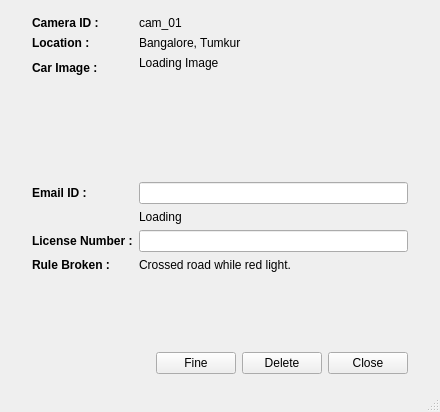
<?xml version="1.0" encoding="UTF-8"?>
<ui version="4.0">
 <class>ResourceKeyboard</class>
 <widget class="QMainWindow" name="ResourceKeyboard">
  <property name="geometry">
   <rect>
    <x>0</x>
    <y>0</y>
    <width>440</width>
    <height>412</height>
   </rect>
  </property>
  <property name="windowTitle">
   <string>Details</string>
  </property>
  <widget class="QWidget" name="centralwidget">
   <layout class="QVBoxLayout" name="verticalLayout">
    <property name="leftMargin">
     <number>32</number>
    </property>
    <property name="topMargin">
     <number>16</number>
    </property>
    <property name="rightMargin">
     <number>32</number>
    </property>
    <property name="bottomMargin">
     <number>16</number>
    </property>
    <item>
     <layout class="QFormLayout" name="formLayout">
      <item row="0" column="0">
       <widget class="QLabel" name="cam_id_label">
        <property name="font">
         <font>
          <weight>75</weight>
          <bold>true</bold>
         </font>
        </property>
        <property name="text">
         <string>Camera ID : </string>
        </property>
       </widget>
      </item>
      <item row="0" column="1">
       <widget class="QLabel" name="cam_id">
        <property name="text">
         <string>cam_01</string>
        </property>
       </widget>
      </item>
      <item row="1" column="0">
       <widget class="QLabel" name="location_label">
        <property name="font">
         <font>
          <weight>75</weight>
          <bold>true</bold>
         </font>
        </property>
        <property name="text">
         <string>Location :</string>
        </property>
       </widget>
      </item>
      <item row="1" column="1">
       <widget class="QLabel" name="location">
        <property name="text">
         <string>Bangalore, Tumkur</string>
        </property>
       </widget>
      </item>
      <item row="2" column="0">
       <widget class="QLabel" name="car_image_label">
        <property name="font">
         <font>
          <weight>75</weight>
          <bold>true</bold>
         </font>
        </property>
        <property name="text">
         <string>Car Image :</string>
        </property>
       </widget>
      </item>
      <item row="2" column="1">
       <widget class="QLabel" name="car_image">
        <property name="minimumSize">
         <size>
          <width>250</width>
          <height>120</height>
         </size>
        </property>
        <property name="text">
         <string>Loading Image</string>
        </property>
        <property name="alignment">
         <set>Qt::AlignLeading|Qt::AlignLeft|Qt::AlignTop</set>
        </property>
       </widget>
      </item>
      <item row="3" column="0">
       <widget class="QLabel" name="car_color_label">
        <property name="font">
         <font>
          <weight>75</weight>
          <bold>true</bold>
         </font>
        </property>
        <property name="text">
         <string>Email ID : </string>
        </property>
       </widget>
      </item>
      <item row="3" column="1">
       <widget class="QLineEdit" name="email_edit">
        <property name="text">
         <string></string>
        </property>
       </widget>
      </item>
      <item row="4" column="0">
       <widget class="QLabel" name="license_image_label">
        <property name="font">
         <font>
          <weight>75</weight>
          <bold>true</bold>
         </font>
        </property>
        <property name="text">
         <string></string>

        </property>
       </widget>
      </item>
      <item row="4" column="1">
       <widget class="QLabel" name="license_image">
        <property name="minimumSize">
         <size>
          <width>5</width>
          <height>5</height>
         </size>
        </property>
        <property name="text">
         <string>Loading</string>
        </property>
        <property name="alignment">
         <set>Qt::AlignLeading|Qt::AlignLeft|Qt::AlignTop</set>
        </property>
       </widget>
      </item>
      <item row="6" column="0">
       <widget class="QLabel" name="rule_label">
        <property name="font">
         <font>
          <weight>75</weight>
          <bold>true</bold>
         </font>
        </property>
        <property name="text">
         <string>Rule Broken :</string>
        </property>
       </widget>
      </item>
      <item row="6" column="1">
       <widget class="QLabel" name="rule">
        <property name="text">
         <string>Crossed road while red light.</string>
        </property>
       </widget>
      </item>
      <item row="5" column="0">
       <widget class="QLabel" name="license_number_label">
        <property name="font">
         <font>
          <weight>75</weight>
          <bold>true</bold>
         </font>
        </property>
        <property name="text">
         <string>License Number :</string>
        </property>
       </widget>
      </item>
      <item row="5" column="1">
       <widget class="QLineEdit" name="license_number_lineedit"/>
      </item>
     </layout>
    </item>
    <item>
     <layout class="QHBoxLayout" name="horizontalLayout">
      <item>
       <spacer name="horizontalSpacer">
        <property name="orientation">
         <enum>Qt::Horizontal</enum>
        </property>
        <property name="sizeHint" stdset="0">
         <size>
          <width>98</width>
          <height>20</height>
         </size>
        </property>
       </spacer>
      </item>
      <item>
       <widget class="QPushButton" name="ticket_button">
        <property name="text">
         <string>Fine</string>
        </property>
       </widget>
      </item>
      <item>
       <widget class="QPushButton" name="delete_button">
        <property name="text">
         <string>Delete</string>
        </property>
       </widget>
      </item>
      <item>
       <widget class="QPushButton" name="close_button">
        <property name="text">
         <string>Close</string>
        </property>
       </widget>
      </item>
     </layout>
    </item>
   </layout>
  </widget>
  <widget class="QStatusBar" name="statusbar"/>
 </widget>
 <resources/>
 <connections/>
</ui>
